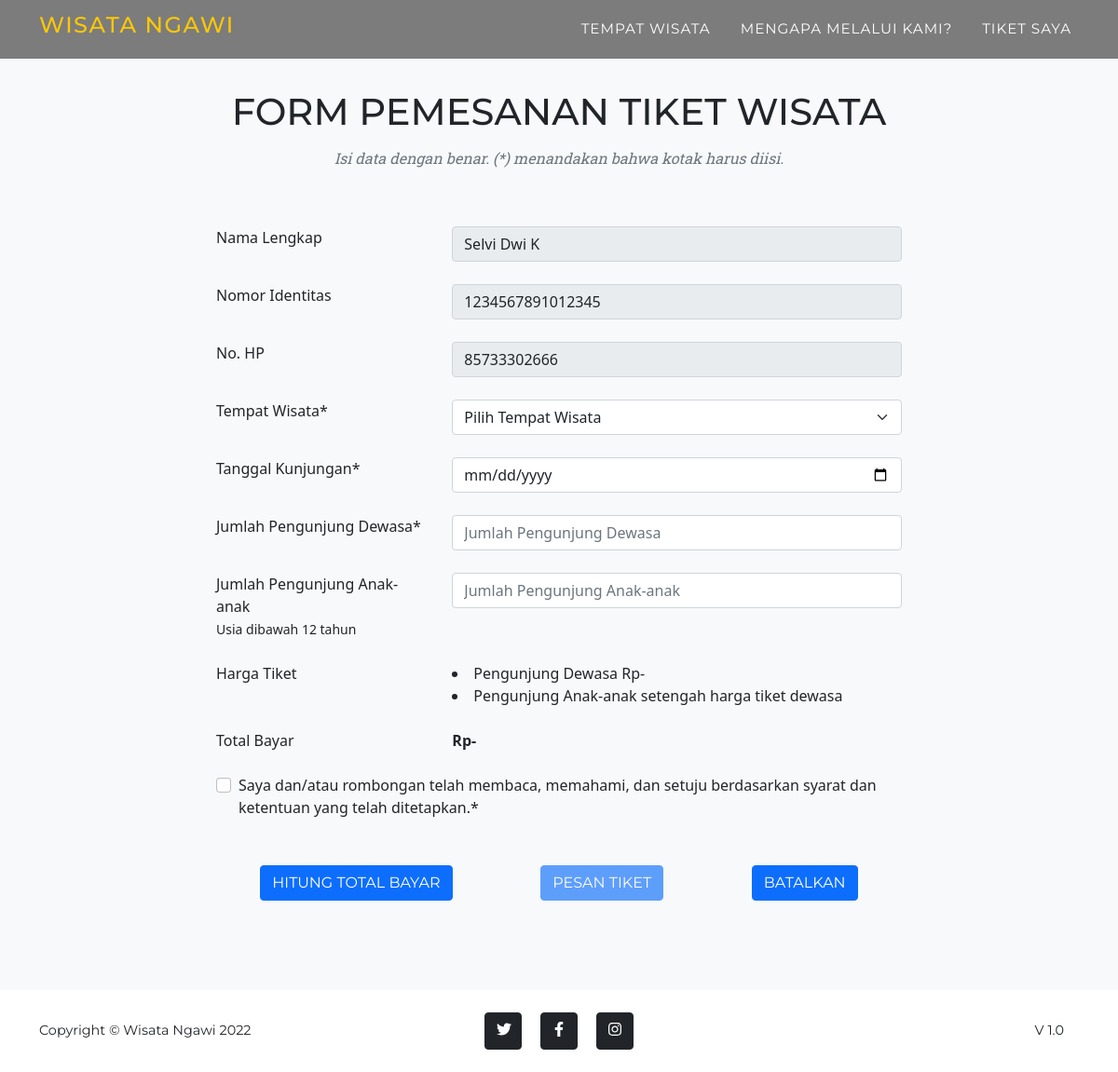
Page /pemesanan.php?pengguna=1234567891012345 on the committed database.
### tables this page shows
CREATE TABLE `user` (
  `id_user` int(11) NOT NULL AUTO_INCREMENT,
  `nama_lengkap` varchar(25) NOT NULL,
  `nomor_identitas` varchar(16) DEFAULT NULL,
  `no_hp` bigint(12) DEFAULT NULL,
  PRIMARY KEY (`id_user`)
);

### php/database.php (called while the page is built, shortened)
<?php
class database{
  var $host   = "localhost";
  var $user   = "root";
  var $pass   = "";
  var $db     = "wisata_ngawi";
  function __construct(){
    $this->koneksi = mysqli_connect($this->host, $this->user, $this->pass, $this->db);
  }
  public function index_user($nomor_identitas){
    $user         = "SELECT * FROM user WHERE nomor_identitas=".$nomor_identitas;
    $hasil_user   = mysqli_query($this->koneksi, $user);
    $result       = null;
    while($d = mysqli_fetch_array($hasil_user)){
			$result[] = $d;
		}
		return $result;
  }
}
?>

### pemesanan.php (the view, shortened to what this page needs)
<?php include "header.php";?>
    <nav class="navbar navbar-expand-sm navbar-dark fixed-top navbar-shrink" id="mainNav">
        <div class="container">
            <a class="navbar-brand" href="index.php"><h4>WISATA NGAWI</h4></a>
            <div class="collapse navbar-collapse" id="navbarResponsive">
                <ul class="navbar-nav text-uppercase ms-auto py-4 py-lg-0">
                    <li class="nav-item"><a class="nav-link" href="index.php#wisata">Tempat Wisata</a></li>
                    <li class="nav-item"><a class="nav-link" href="index.php#layanan">Mengapa Melalui Kami?</a></li>
                    <li class="nav-item"><a class="nav-link" data-bs-toggle="modal" href="#tiket_saya">Tiket Saya</a></li>
                </ul>
            </div>
        </div>
    </nav>
    <section class="page-section bg-light">
        <div class="container">
            <div class="text-center">
                <h2 class="section-heading text-uppercase">Form Pemesanan Tiket Wisata</h2>
                <h3 class="section-subheading text-muted">Isi data dengan benar. (*) menandakan bahwa kotak harus diisi.</h3>
            </div>
            <?php
                if ($db->index_user($_GET['pengguna']) == null) {
            ?>
                <div class="row d-flex justify-content-center mb-4" >
                    <div class="col-md-8">
                        <h3 class="section-subheading text-muted text-center">Nomor pengguna Anda tidak terdaftar</h3>
                    </div>
                </div>
            <?php
                } else {
                    foreach($db->index_user($_GET['pengguna']) as $user){
            ?>
                <form id="contactForm" action="php/cek_proses.php?proses=hitung" method="POST">
                    <div class="row d-flex justify-content-center mb-4">
                        <div class="col-md-8">
                            <div class="row mb-4">
                                <div class="col-md-4">
                                    <label>Nama Lengkap</label>
                                </div>
                                <div class="col-md-8">
                                    <div class="form-group">
                                        <input type="text" class="form-control" id="nama_lengkap" name="nama_lengkap" value="<?php echo $user['nama_lengkap'];?>" placeholder="Nama Lengkap" readonly>
                                    </div>
                                </div>
                            </div>
                            <div class="row mb-4">
                                <div class="col-md-4">
                                    <label>Nomor Identitas</label>
                                </div>
                                <div class="col-md-8">
                                    <div class="form-group">
                                        <input type="number" class="form-control" id="nomor_identitas" name="nomor_identitas" value="<?php echo $user['nomor_identitas'];?>" placeholder="Nomor Identitas" minlength="16" maxlength="16" readonly>
                                    </div>
                                </div>
                            </div>
                            <div class="row mb-4">
                                <div class="col-md-4">
                                    <label>No. HP</label>
                                </div>
                                <div class="col-md-8">
                                    <div class="form-group">
                                        <input type="tel" class="form-control" id="no_hp" name="no_hp" placeholder="Contoh isian 8577769012" maxlength="12" value="<?php echo $user['no_hp'];?>" readonly>
                                    </div>
                                </div>
                            </div>
                            <div class="row mb-4">
                                <div class="col-md-4">
                                    <label>Tempat Wisata*</label>
                                </div>
                                <div class="col-md-8">
                                    <div class="form-group">
                                        <select name="tempat_wisata" id="tempat_wisata" onchange="myFunction()" class="form-select" required>
                                        <option selected disabled>Pilih Tempat Wisata</option>
                                        </select>
                                    </div>
                                </div>
                            </div>
                            <div class="row mb-4">
                                <div class="col-md-4">
                                    <label>Tanggal Kunjungan*</label>
                                </div>
                                <div class="col-md-8">
                                    <div class="form-group">
                                        <input type="date" class="form-control" id="tgl_kunjungan" name="tgl_kunjungan" placeholder="dd-mm-yyyy" min="<?php echo date('Y-m-d'); ?>" value="" required>
                                    </div>
                                </div>
                            </div>
                            <div class="row mb-4">
                                <div class="col-md-4">
                                    <label>Jumlah Pengunjung Dewasa*</label>
                                </div>
                                <div class="col-md-8">
                                    <div class="form-group">
                                        <input type="number" class="form-control" id="pengunjung_dewasa" name="pengunjung_dewasa" placeholder="Jumlah Pengunjung Dewasa" value="" required>
                                    </div>
                                </div>
                            </div>
                            <div class="row mb-4">
                                <div class="col-md-4">
                                    <label>Jumlah Pengunjung Anak-anak</label>
                                    <span><small>Usia dibawah 12 tahun</small></span>
                                </div>
                                <div class="col-md-8">
                                    <div class="form-group">
                                        <input type="number" class="form-control" id="pengunjung_anak" name="pengunjung_anak" placeholder="Jumlah Pengunjung Anak-anak" value="">
                                    </div>
                                </div>
                            </div>
                            <div class="row  mb-4">
                                <div class="col-md-4">
                                    <label>Harga Tiket</label>
                                </div>
                                <div class="col-md-8">
                                    <li id="harga">Pengunjung Dewasa Rp-</li>
                                    <li>Pengunjung Anak-anak setengah harga tiket dewasa</li>
                                </div>
                            </div>
                            <div class="row mb-4">
                                <div class="col-md-4">
                                    <label>Total Bayar</label>
                                </div>
                                <div class="col-md-8">
                                    <label><strong>Rp-</strong></label>
                                </div>
                            </div>
                            <div class="row mb-4">
                                <div class="col-md-12">
                                    <div class="form-check">
                                        <input class="form-check-input" type="checkbox" value="ya" id="setuju" required>
                                        <label class="form-check-label" for="flexCheckDefault">
                                            Saya dan/atau rombongan telah membaca, memahami, dan setuju berdasarkan syarat dan ketentuan yang telah ditetapkan.*
                                        </label>
                                    </div>
                                </div>
                            </div>
                        </div>
                    </div>
                    <div class="row align-items-stretch  d-flex justify-content-center">
                        <div class="col-md-8 d-flex justify-content-around">
                            <button class="btn btn-primary btn-xl text-uppercase" id="hitung" type="submit">Hitung Total Bayar</button>
                            <button class="btn btn-primary btn-xl text-uppercase" id="pesan" type="submit" disabled>Pesan Tiket</button>
                            <a class="btn btn-primary btn-xl text-uppercase" href="index.php">Batalkan</a>
                        </div>
                    </div>
                </form>
            <?php
                    }
                }
            ?>
        </div>
    </section>
<?php include "footer.php";?>

### rows in the picture
user: nama_lengkap "Selvi Dwi K", nomor_identitas "1234567891012345", no_hp "85733302666"
